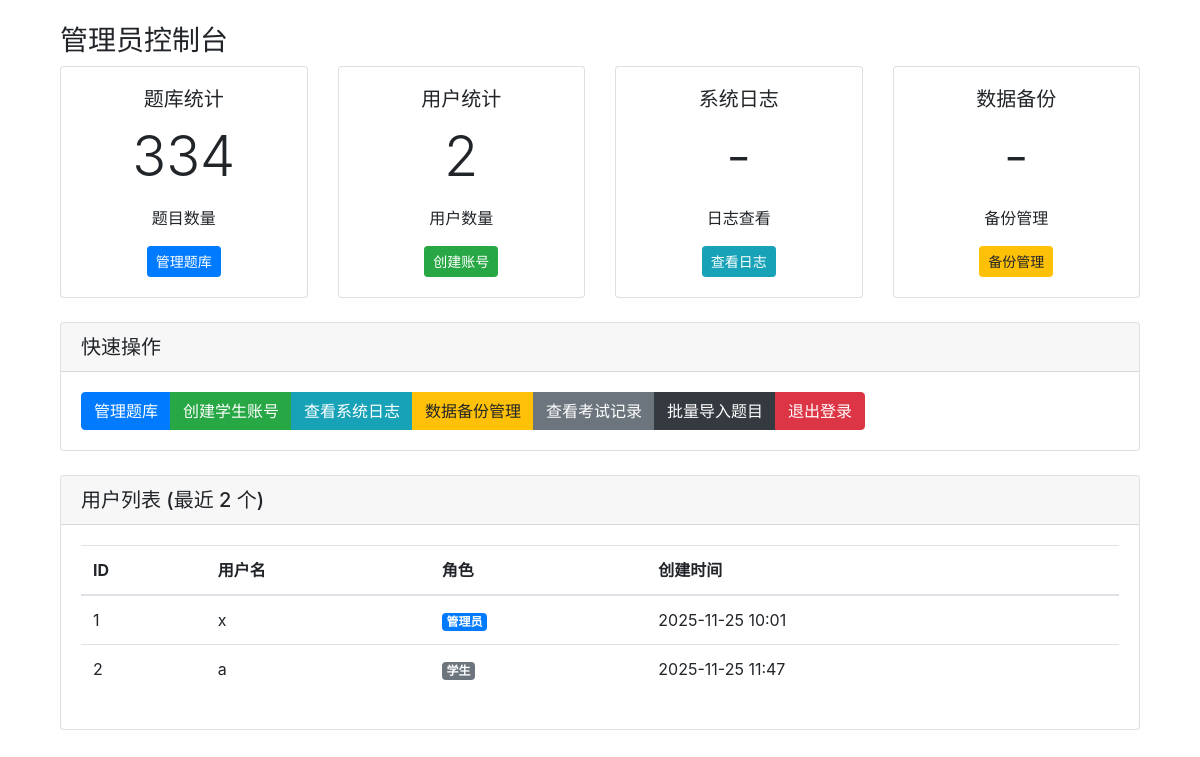
The page /admin/dashboard (signed in) on the database its author committed.
### app/models.py (models this page shows, shortened)
class User(db.Model):
    __tablename__ = 'users'
    id = db.Column(db.Integer, primary_key=True)
    username = db.Column(db.String(80), unique=True, nullable=False)
    password_hash = db.Column(db.String(200), nullable=False)
    is_admin = db.Column(db.Boolean, default=False)
    created_at = db.Column(db.DateTime, default=datetime.datetime.utcnow)

### app/admin/routes.py (the view)
@admin_bp.route('/dashboard')
@admin_required
def dashboard():
    from ..models import Question, User
    qcount = Question.query.count()
    users = User.query.limit(20).all()
    return render_template('admin/dashboard.html', qcount=qcount, users=users)

### app/admin/routes.py (called while the page is built)
def admin_required(f):
    from functools import wraps
    @wraps(f)
    def wrapper(*args, **kwargs):
        uid = session.get('user_id')
        if not uid:
            flash('请先登录', 'warning')
            return redirect(url_for('auth.login'))
        from ..models import User
        u = User.query.get(uid)
        if not u or not u.is_admin:
            flash('需要管理员权限', 'danger')
            return redirect(url_for('auth.index'))
        return f(*args, **kwargs)
    return wrapper

### app/templates/admin/dashboard.html (shortened to what this page needs)
{% extends "base.html" %}
{% block content %}
<div class="container mt-4">
    <h3>管理员控制台</h3>
    <div class="row mb-4">
        <div class="col-md-3">
            <div class="card text-center">
                <div class="card-body">
                    <h5 class="card-title">题库统计</h5>
                    <p class="card-text display-4">{{ qcount }}</p>
                    <p class="card-text">题目数量</p>
                    <a href="{{ url_for('admin.questions') }}" class="btn btn-primary btn-sm">管理题库</a>
                </div>
            </div>
        </div>
        <div class="col-md-3">
            <div class="card text-center">
                <div class="card-body">
                    <h5 class="card-title">用户统计</h5>
                    <p class="card-text display-4">{{ users|length }}</p>
                    <p class="card-text">用户数量</p>
                    <a href="{{ url_for('admin.create_student') }}" class="btn btn-success btn-sm">创建账号</a>
                </div>
            </div>
        </div>
        <div class="col-md-3">
            <div class="card text-center">
                <div class="card-body">
                    <h5 class="card-title">系统日志</h5>
                    <p class="card-text display-4">-</p>
                    <p class="card-text">日志查看</p>
                    <a href="{{ url_for('admin.view_logs') }}" class="btn btn-info btn-sm">查看日志</a>
                </div>
            </div>
        </div>
        <div class="col-md-3">
            <div class="card text-center">
                <div class="card-body">
                    <h5 class="card-title">数据备份</h5>
                    <p class="card-text display-4">-</p>
                    <p class="card-text">备份管理</p>
                    <a href="{{ url_for('admin.manage_backups') }}" class="btn btn-warning btn-sm">备份管理</a>
                </div>
            </div>
        </div>
    </div>
    <div class="card mb-4">
        <div class="card-header">
            <h5 class="mb-0">快速操作</h5>
        </div>
        <div class="card-body">
            <div class="btn-group" role="group">
                <a class="btn btn-primary" href="{{ url_for('admin.questions') }}">管理题库</a>
                <a class="btn btn-success" href="{{ url_for('admin.create_student') }}">创建学生账号</a>
                <a class="btn btn-info" href="{{ url_for('admin.view_logs') }}">查看系统日志</a>
                <a class="btn btn-warning" href="{{ url_for('admin.manage_backups') }}">数据备份管理</a>
                <a class="btn btn-secondary" href="{{ url_for('admin.records') }}">查看考试记录</a>
                <a class="btn btn-dark" href="{{ url_for('admin.import_csv') }}">批量导入题目</a>
                <a class="btn btn-danger" href="{{ url_for('auth.logout') }}">退出登录</a>
            </div>
        </div>
    </div>
    <div class="card">
        <div class="card-header">
            <h5 class="mb-0">用户列表 (最近 {{ users|length }} 个)</h5>
        </div>
        <div class="card-body">
            {% if users %}
            <div class="table-responsive">
                <table class="table table-hover">
                    <thead>
                        <tr>
                            <th>ID</th>
                            <th>用户名</th>
                            <th>角色</th>
                            <th>创建时间</th>
                        </tr>
                    </thead>
                    <tbody>
                        {% for user in users %}
                        <tr>
                            <td>{{ user.id }}</td>
                            <td>{{ user.username }}</td>
                            <td>
                                <span class="badge badge-{{ 'primary' if user.is_admin else 'secondary' }}">
                                    {{ '管理员' if user.is_admin else '学生' }}
                                </span>
                            </td>
                            <td>{{ user.created_at.strftime('%Y-%m-%d %H:%M') if user.created_at else '未知' }}</td>
                        </tr>
                        {% endfor %}
                    </tbody>
                </table>
            </div>
            {% else %}
            <p class="text-muted">暂无用户数据</p>
            {% endif %}
        </div>
    </div>
</div>
{% endblock %}

### rows shown on the page
User: id "1", username "x", is_admin "管理员", created_at "2025-11-25 10:01"
User: id "2", username "a", is_admin "学生", created_at "2025-11-25 11:47"

### other values the page prints
{{ qcount }} "334"
{{ users|length }} "2"
